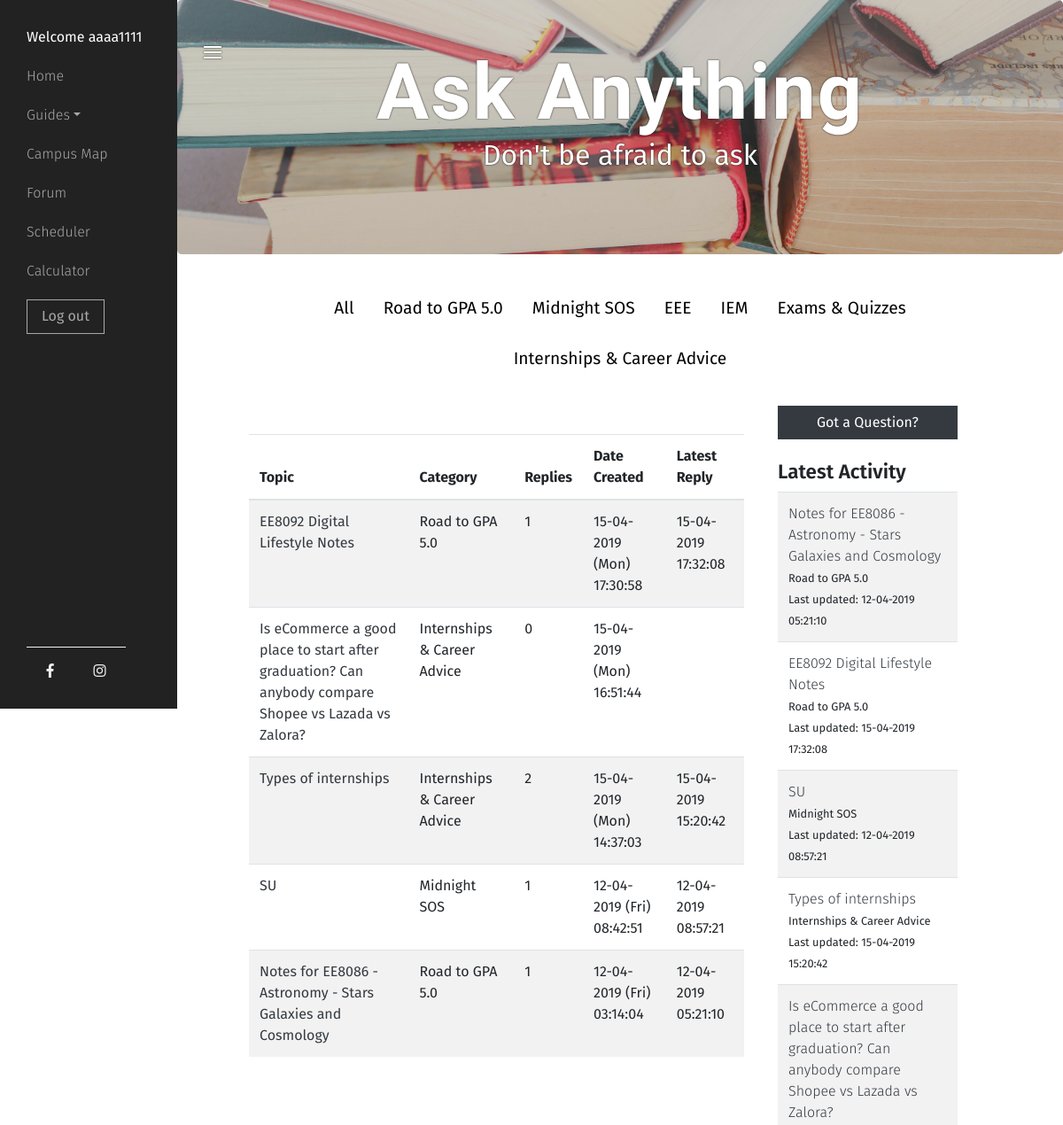
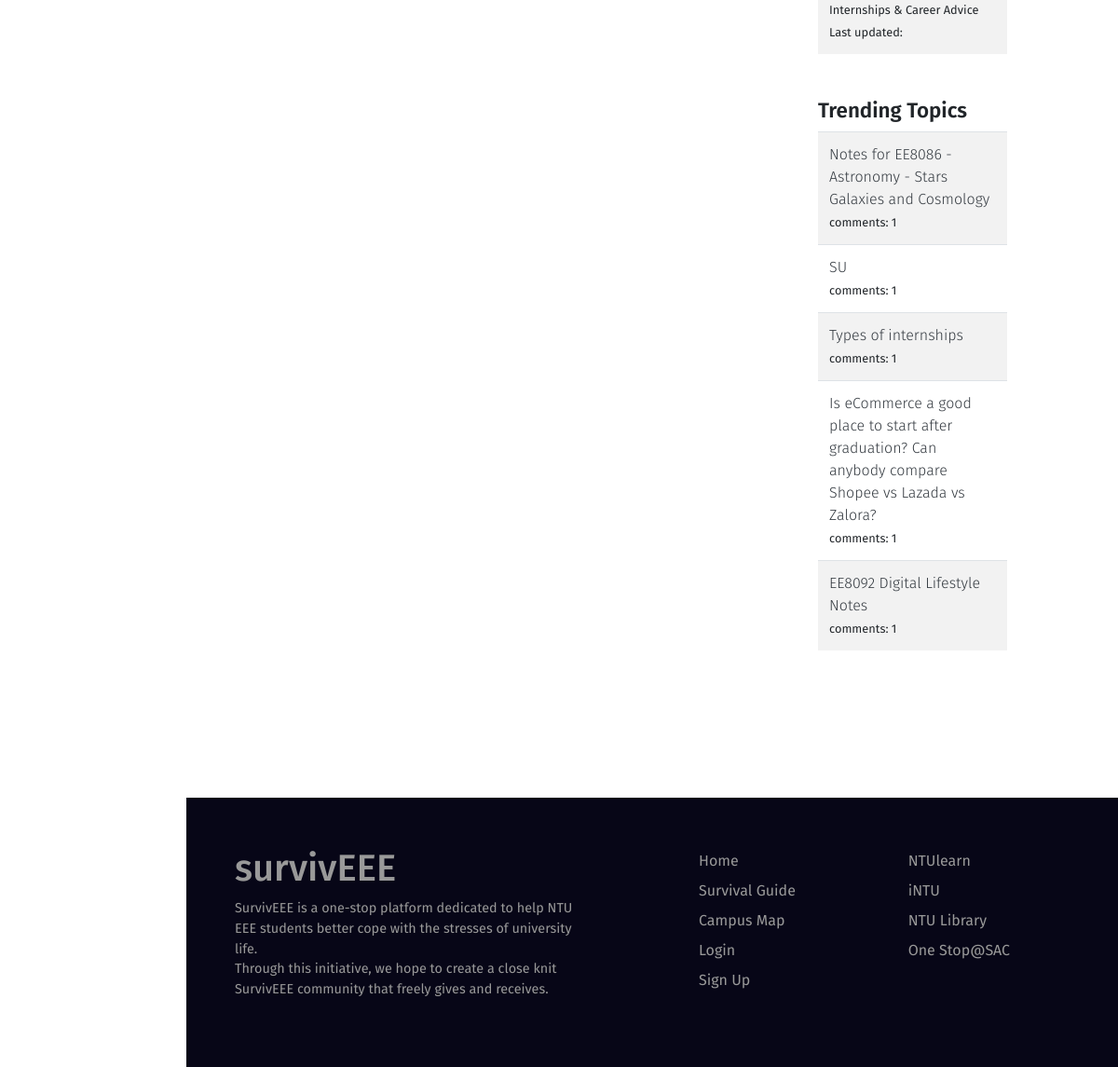
Page /forum.php (signed in) on the committed database (2 pictures, top to bottom).
### tables this page shows
CREATE TABLE `topics` (
  `topic_id` varchar(128) NOT NULL,
  `topic` varchar(128) NOT NULL,
  `t_description` varchar(640) NOT NULL,
  `slug` varchar(64) NOT NULL
);

CREATE TABLE `forum` (
  `id` int(11) NOT NULL,
  `question` varchar(640) NOT NULL,
  `description` varchar(640) NOT NULL,
  `topic_id` varchar(128) NOT NULL,
  `time` varchar(128) NOT NULL
);

### forum.php (the view, shortened to what this page needs)
<?php
  include('includes/head_section.php');
?>
</head>
<body>
  <div class="wrapper">
     <?php include( ROOT_PATH . '/includes/navbar.php'); ?>
    <div id="content" class="content">
    <div class="jumbotron">
      <div class="container" style="text-align: center;">
        <h2 class="jumbotron-header">Ask Anything</h2>
          <p class="subheader" style="color: #fff; margin: 0px; text-shadow: 0px 0px 2px #111;">Don't be afraid to ask</p>
      </div>
    </div>
    <div class="container-fluid forum">
      <div class="row">
        <?php
              $con = mysqli_connect("localhost","root","", "forum");
              $catsql = "SELECT * FROM topics;";
              $catres = mysqli_query($con, $catsql);
              echo "<div class='col-12 text-center pb-sm-4'>";
              echo"<div class='col-sm-* cat-links '><a href='forum.php'>All</a></div>";
              while($catrow = mysqli_fetch_assoc($catres))
                { ?>
                  <div class="col-sm-* cat-links ">
         <?php   echo "<a href='" . $catrow['slug'] . ".php '>". $catrow['topic'] . "</a></div>";
                }
              echo "</div>";
            ?>
        <div class="col-xs-12 col-lg-8 spacing order-sm-last order-xs-1 order-lg-1 table-responsive">
          <table class="table table-striped main-forum">
            <thead>
              <tr>
                <th scope="col">Topic</th>
                <th scope="col">Category</th>
                <th scope="col">Replies</th>
                <th scope="col">Date Created</th>
                <th scope="col">Latest Reply</th>
              </tr>
            </thead>
            <tbody>
    <?php
            $fquery = "select * from forum, topics where forum.topic_id = topics.topic order by id desc";
            $fresult=mysqli_query($con, $fquery);
            if(mysqli_num_rows($fresult)>0){
              while($row=mysqli_fetch_assoc($fresult)){
                $comments="select COUNT(message) from comments where post_id=$row[id]";
                $zz=mysqli_query($con, $comments);
                $comment_count=mysqli_fetch_array($zz);
                $latest="select MAX(date) FROM comments where post_id=$row[id] group by post_id order by post_id desc";
                $yy=mysqli_query($con, $latest);
                $latest_comment=mysqli_fetch_array($yy);
                echo "<tr>
                  <td><a href=\"post.php?id=$row[id]\" class=\"text-dark\">$row[question]</a></td>
                  <td>$row[topic]</td>
                  <td>$comment_count[0]</td>
                  <td>$row[time]</td>
                  <td>$latest_comment[0]</td>
                </tr>";
              }
            }
      ?>
            </tbody>
        </table>
      </div>
      <div class="col-xs-12 col-lg-4 padding pt-0  order-lg-2">
        <div class="col-12 p-0 order-sm-first" >
        <?php if (isset($_SESSION['user'])){ ?>
          <button type="button" class="btn btn-dark " data-toggle="modal" data-target="#question-modal" style="width: 100%;">Got a Question?</button> <?php
              }?>
        </div>
        <div class="filter row">
          <div class=" col-md-6 col-lg-12 display-none" >
          <h4 class="forum-title text-left mt-4" >Latest Activity</h4>
        <table class="table table-striped table-hover latest mb-4">
          <?php
            $query = "select * from forum, topics where forum.topic_id = topics.topic";
            $result=mysqli_query($con, $query);
            if(mysqli_num_rows($result)>0){
              while($row=mysqli_fetch_assoc($result)){
                $latest="select MAX(date) FROM comments where post_id=$row[id] group by post_id order by post_id desc limit 5";
                $yy=mysqli_query($con, $latest);
                $latest_comment=mysqli_fetch_array($yy);
                echo "<tr><td><a href=\"post.php?id=$row[id]\" class=\"text-dark\">$row[question]</a>
                <br><small>$row[topic] &nbsp; <br> Last updated: $latest_comment[0]</small></td></tr>";
              }
            }
          ?>
        </table>
        </div>
        <div class="col-md-6 col-lg-12 display-none">
        <h4 class="forum-title text-left mt-4">Trending Topics</h4>
        <table class="table table-striped latest">
          <?php
            $query = "select * from forum ";
            $result=mysqli_query($con, $query);
            if(mysqli_num_rows($result)>0){
              while($row=mysqli_fetch_assoc($result)){
                echo "<tr><td><a href=\"post.php?id=$row[id]\" class=\"text-dark\">$row[question]</a><br><small>comments:
                  $comment_count[0]</small></td></tr>";
              }
            }
          ?>
        </table>
      </div>
      </div>
    </div>
    </div>
  </div>
      <br><br><br>
    <?php include( ROOT_PATH . '/includes/footer.php');
    ?>

### css/style.css (style rules this page uses)
*, *:after, *:before { -webkit-box-sizing: border-box; -moz-box-sizing: border-box; box-sizing: border-box; padding: 0; margin: 0; }
html { overflow: scroll; overflow-x: hidden; }
body { margin:0; padding: 0; font-family: 'Fira Sans', sans-serif; font-size: 1em; font-weight: 400; }
h4 { font-family: 'Fira Sans', sans-serif; font-size: 1.4rem; margin-top: -7%; text-align: center; }
.padding { padding: 2.5rem 3rem; }
.text-center { text-align: center; }
.content { width: calc(100% - 200px); position: absolute; top: 0; right: 0; transition: all 0.3s; background-size: cover; background-attachment: fixed; }
.wrapper { display: flex; width: 100%; }
.container-fluid { padding: 2rem 10rem; }
.subheader { text-align: center; padding-bottom: 1.5rem; z-index: 3; margin-top: -7%; font-size: 200%; }
.container { -webkit-transform-style: preserve-3d; transform-style: preserve-3d; -webkit-perspective: 1000px; perspective: 1000px; }

### forum.php (style rules this page uses)
.jumbotron { background-image: linear-gradient(0deg,rgba(38, 38, 38, 0.25), rgba(150, 150, 150, 0.4)), url(images/forum.jpg); height: 50%; background-repeat: no-repeat; -webkit-background-size: cover; -moz-background-size: cover; background-size: cover; background-position: center; position: relative; margin-bottom: 0; }
.jumbotron-header { font-family: 'Fira Sans Condensed'; font-size: 550%; font-weight: 600; letter-spacing: 2px; text-align: center; line-height: .9; color: #fff; text-shadow: 0px 0px 2px #111; }
.badge-dark, .card, .btn, .form-control { border-radius: 0px; }
.forum-title { font-size: 1.4rem; font-weight: 600; }
.latest { font-weight: 300; }
.spacing { padding: 2rem 0 4rem; }
.padding { padding: 2.4rem; }
.container-fluid { padding: 2rem 6rem; }
.cat-links { display: inline-block; padding: .9rem; }
.cat-links a { color: #000; font-size:1.2rem; }

### rows in the picture
topics: topic "Road to GPA 5.0"
topics: topic "Midnight SOS"
topics: topic "EEE"
topics: topic "IEM"
topics: topic "Exams & Quizzes"
topics: topic "Internships & Career Advice"
forum: question "EE8092 Digital Lifestyle Notes", topics.topic "Road to GPA 5.0", comment_count "1", time "15-04-2019 (Mon) 17:30:58", latest_comment "15-04-2019 17:32:08"
forum: question "Is eCommerce a good place to start after graduation? Can anybody compare Shopee vs Lazada vs Zalora?", topics.topic "Internships & Career Advice", comment_count "0", time "15-04-2019 (Mon) 16:51:44", comment_count "1"
forum: question "Types of internships", topics.topic "Internships & Career Advice", comment_count "2", time "15-04-2019 (Mon) 14:37:03", latest_comment "15-04-2019 15:20:42", comment_count "1"
forum: question "SU", topics.topic "Midnight SOS", comment_count "1", time "12-04-2019 (Fri) 08:42:51", latest_comment "12-04-2019 08:57:21"
forum: question "Notes for EE8086 - Astronomy - Stars Galaxies and Cosmology", topics.topic "Road to GPA 5.0", comment_count "1", time "12-04-2019 (Fri) 03:14:04", latest_comment "12-04-2019 05:21:10"

### other values in the picture
$_SESSION['user']['username'] "aaaa1111"
